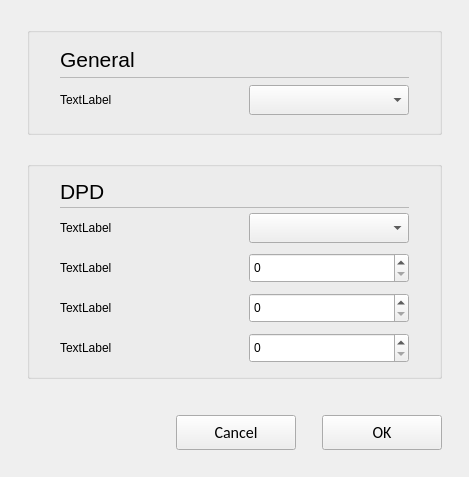
<?xml version="1.0" encoding="UTF-8"?>
<ui version="4.0">
 <class>C_SdNdeProgrammingOptions</class>
 <widget class="QWidget" name="C_SdNdeProgrammingOptions">
  <property name="geometry">
   <rect>
    <x>0</x>
    <y>0</y>
    <width>469</width>
    <height>477</height>
   </rect>
  </property>
  <property name="windowTitle">
   <string>Form</string>
  </property>
  <layout class="QVBoxLayout" name="verticalLayout">
   <property name="leftMargin">
    <number>27</number>
   </property>
   <property name="topMargin">
    <number>27</number>
   </property>
   <property name="rightMargin">
    <number>27</number>
   </property>
   <property name="bottomMargin">
    <number>0</number>
   </property>
   <item>
    <widget class="stw_opensyde_gui_elements::C_OgeGbx" name="pc_GroupBoxGeneral">
     <property name="title">
      <string/>
     </property>
     <layout class="QVBoxLayout" name="verticalLayout_5" stretch="0,0,0">
      <property name="spacing">
       <number>0</number>
      </property>
      <property name="leftMargin">
       <number>30</number>
      </property>
      <property name="rightMargin">
       <number>30</number>
      </property>
      <property name="bottomMargin">
       <number>13</number>
      </property>
      <item>
       <layout class="QHBoxLayout" name="horizontalLayout_6" stretch="0,1">
        <property name="spacing">
         <number>6</number>
        </property>
        <item>
         <widget class="stw_opensyde_gui_elements::C_OgeLabHeadingGroupBold" name="pc_LabelGeneral">
          <property name="minimumSize">
           <size>
            <width>0</width>
            <height>30</height>
           </size>
          </property>
          <property name="maximumSize">
           <size>
            <width>16777215</width>
            <height>30</height>
           </size>
          </property>
          <property name="font">
           <font>
            <family>Segoe UI</family>
            <pointsize>16</pointsize>
           </font>
          </property>
          <property name="text">
           <string>General</string>
          </property>
         </widget>
        </item>
        <item>
         <spacer name="horizontalSpacer_8">
          <property name="orientation">
           <enum>Qt::Horizontal</enum>
          </property>
          <property name="sizeHint" stdset="0">
           <size>
            <width>40</width>
            <height>1</height>
           </size>
          </property>
         </spacer>
        </item>
       </layout>
      </item>
      <item>
       <layout class="QHBoxLayout" name="horizontalLayout_19" stretch="0">
        <property name="spacing">
         <number>0</number>
        </property>
        <property name="topMargin">
         <number>1</number>
        </property>
        <property name="rightMargin">
         <number>0</number>
        </property>
        <property name="bottomMargin">
         <number>0</number>
        </property>
        <item>
         <widget class="stw_opensyde_gui_elements::C_OgeFrameSeparator" name="pc_Frame_2">
          <property name="minimumSize">
           <size>
            <width>0</width>
            <height>1</height>
           </size>
          </property>
          <property name="maximumSize">
           <size>
            <width>16777215</width>
            <height>1</height>
           </size>
          </property>
          <property name="frameShape">
           <enum>QFrame::StyledPanel</enum>
          </property>
          <property name="frameShadow">
           <enum>QFrame::Raised</enum>
          </property>
         </widget>
        </item>
       </layout>
      </item>
      <item>
       <layout class="QGridLayout" name="gridLayout_2">
        <property name="topMargin">
         <number>5</number>
        </property>
        <item row="0" column="0">
         <widget class="stw_opensyde_gui_elements::C_OgeLabGroupItem" name="pc_LabelScaling">
          <property name="text">
           <string>TextLabel</string>
          </property>
         </widget>
        </item>
        <item row="0" column="2">
         <widget class="stw_opensyde_gui_elements::C_OgeCbxText" name="pc_ComboBoxScaling">
          <property name="minimumSize">
           <size>
            <width>160</width>
            <height>30</height>
           </size>
          </property>
          <property name="maximumSize">
           <size>
            <width>160</width>
            <height>30</height>
           </size>
          </property>
         </widget>
        </item>
        <item row="0" column="1">
         <spacer name="horizontalSpacer_5">
          <property name="orientation">
           <enum>Qt::Horizontal</enum>
          </property>
          <property name="sizeHint" stdset="0">
           <size>
            <width>40</width>
            <height>20</height>
           </size>
          </property>
         </spacer>
        </item>
       </layout>
      </item>
     </layout>
    </widget>
   </item>
   <item>
    <spacer name="verticalSpacer">
     <property name="orientation">
      <enum>Qt::Vertical</enum>
     </property>
     <property name="sizeType">
      <enum>QSizePolicy::Fixed</enum>
     </property>
     <property name="sizeHint" stdset="0">
      <size>
       <width>20</width>
       <height>20</height>
      </size>
     </property>
    </spacer>
   </item>
   <item>
    <widget class="stw_opensyde_gui_elements::C_OgeGbx" name="pc_GroupBoxDPD">
     <property name="title">
      <string/>
     </property>
     <layout class="QVBoxLayout" name="verticalLayout_4" stretch="0,0,0">
      <property name="spacing">
       <number>0</number>
      </property>
      <property name="leftMargin">
       <number>30</number>
      </property>
      <property name="rightMargin">
       <number>30</number>
      </property>
      <property name="bottomMargin">
       <number>13</number>
      </property>
      <item>
       <layout class="QHBoxLayout" name="horizontalLayout_5" stretch="0,1">
        <property name="spacing">
         <number>6</number>
        </property>
        <item>
         <widget class="stw_opensyde_gui_elements::C_OgeLabHeadingGroupBold" name="pc_LabelDPDHeading">
          <property name="minimumSize">
           <size>
            <width>0</width>
            <height>30</height>
           </size>
          </property>
          <property name="maximumSize">
           <size>
            <width>16777215</width>
            <height>30</height>
           </size>
          </property>
          <property name="font">
           <font>
            <family>Segoe UI</family>
            <pointsize>16</pointsize>
           </font>
          </property>
          <property name="text">
           <string>DPD</string>
          </property>
         </widget>
        </item>
        <item>
         <spacer name="horizontalSpacer_7">
          <property name="orientation">
           <enum>Qt::Horizontal</enum>
          </property>
          <property name="sizeHint" stdset="0">
           <size>
            <width>40</width>
            <height>1</height>
           </size>
          </property>
         </spacer>
        </item>
       </layout>
      </item>
      <item>
       <layout class="QHBoxLayout" name="horizontalLayout_18" stretch="0">
        <property name="spacing">
         <number>0</number>
        </property>
        <property name="topMargin">
         <number>1</number>
        </property>
        <property name="rightMargin">
         <number>0</number>
        </property>
        <property name="bottomMargin">
         <number>0</number>
        </property>
        <item>
         <widget class="stw_opensyde_gui_elements::C_OgeFrameSeparator" name="pc_Frame">
          <property name="minimumSize">
           <size>
            <width>0</width>
            <height>1</height>
           </size>
          </property>
          <property name="maximumSize">
           <size>
            <width>16777215</width>
            <height>1</height>
           </size>
          </property>
          <property name="frameShape">
           <enum>QFrame::StyledPanel</enum>
          </property>
          <property name="frameShadow">
           <enum>QFrame::Raised</enum>
          </property>
         </widget>
        </item>
       </layout>
      </item>
      <item>
       <layout class="QGridLayout" name="gridLayout">
        <property name="topMargin">
         <number>5</number>
        </property>
        <property name="verticalSpacing">
         <number>10</number>
        </property>
        <item row="2" column="0">
         <widget class="stw_opensyde_gui_elements::C_OgeLabGroupItem" name="pc_LabelNBR">
          <property name="text">
           <string>TextLabel</string>
          </property>
         </widget>
        </item>
        <item row="3" column="0">
         <widget class="stw_opensyde_gui_elements::C_OgeLabGroupItem" name="pc_LabelMNO">
          <property name="text">
           <string>TextLabel</string>
          </property>
         </widget>
        </item>
        <item row="2" column="2">
         <widget class="stw_opensyde_gui_elements::C_OgeSpxNumber" name="pc_SpinBoxNBR">
          <property name="minimumSize">
           <size>
            <width>160</width>
            <height>30</height>
           </size>
          </property>
          <property name="maximumSize">
           <size>
            <width>160</width>
            <height>30</height>
           </size>
          </property>
         </widget>
        </item>
        <item row="3" column="2">
         <widget class="stw_opensyde_gui_elements::C_OgeSpxNumber" name="pc_SpinBoxParallelTransmissions">
          <property name="minimumSize">
           <size>
            <width>160</width>
            <height>30</height>
           </size>
          </property>
          <property name="maximumSize">
           <size>
            <width>160</width>
            <height>30</height>
           </size>
          </property>
         </widget>
        </item>
        <item row="1" column="0">
         <widget class="stw_opensyde_gui_elements::C_OgeLabGroupItem" name="pc_LabelNBT">
          <property name="text">
           <string>TextLabel</string>
          </property>
         </widget>
        </item>
        <item row="0" column="0">
         <widget class="stw_opensyde_gui_elements::C_OgeLabGroupItem" name="pc_LabelDPD">
          <property name="text">
           <string>TextLabel</string>
          </property>
         </widget>
        </item>
        <item row="0" column="2">
         <widget class="stw_opensyde_gui_elements::C_OgeCbxText" name="pc_ComboBoxDPD">
          <property name="minimumSize">
           <size>
            <width>160</width>
            <height>30</height>
           </size>
          </property>
          <property name="maximumSize">
           <size>
            <width>160</width>
            <height>30</height>
           </size>
          </property>
         </widget>
        </item>
        <item row="1" column="2">
         <widget class="stw_opensyde_gui_elements::C_OgeSpxNumber" name="pc_SpinBoxNBT">
          <property name="minimumSize">
           <size>
            <width>160</width>
            <height>30</height>
           </size>
          </property>
          <property name="maximumSize">
           <size>
            <width>160</width>
            <height>30</height>
           </size>
          </property>
         </widget>
        </item>
        <item row="0" column="1">
         <spacer name="horizontalSpacer_3">
          <property name="orientation">
           <enum>Qt::Horizontal</enum>
          </property>
          <property name="sizeHint" stdset="0">
           <size>
            <width>40</width>
            <height>20</height>
           </size>
          </property>
         </spacer>
        </item>
       </layout>
      </item>
     </layout>
    </widget>
   </item>
   <item>
    <spacer name="pc_VerticalSpacerButtonsObove">
     <property name="orientation">
      <enum>Qt::Vertical</enum>
     </property>
     <property name="sizeType">
      <enum>QSizePolicy::Fixed</enum>
     </property>
     <property name="sizeHint" stdset="0">
      <size>
       <width>20</width>
       <height>30</height>
      </size>
     </property>
    </spacer>
   </item>
   <item>
    <layout class="QHBoxLayout" name="horizontalLayout_22">
     <property name="rightMargin">
      <number>0</number>
     </property>
     <item>
      <spacer name="horizontalSpacer_9">
       <property name="orientation">
        <enum>Qt::Horizontal</enum>
       </property>
       <property name="sizeHint" stdset="0">
        <size>
         <width>40</width>
         <height>20</height>
        </size>
       </property>
      </spacer>
     </item>
     <item>
      <widget class="stw_opensyde_gui_elements::C_OgePubCancel" name="pc_BushButtonCancel">
       <property name="minimumSize">
        <size>
         <width>120</width>
         <height>35</height>
        </size>
       </property>
       <property name="maximumSize">
        <size>
         <width>120</width>
         <height>35</height>
        </size>
       </property>
       <property name="font">
        <font>
         <family>Calibri</family>
         <pointsize>12</pointsize>
        </font>
       </property>
       <property name="text">
        <string>Cancel</string>
       </property>
      </widget>
     </item>
     <item>
      <spacer name="horizontalSpacer_4">
       <property name="orientation">
        <enum>Qt::Horizontal</enum>
       </property>
       <property name="sizeType">
        <enum>QSizePolicy::Fixed</enum>
       </property>
       <property name="sizeHint" stdset="0">
        <size>
         <width>20</width>
         <height>20</height>
        </size>
       </property>
      </spacer>
     </item>
     <item>
      <widget class="stw_opensyde_gui_elements::C_OgePubDialog" name="pc_BushButtonOk">
       <property name="minimumSize">
        <size>
         <width>120</width>
         <height>35</height>
        </size>
       </property>
       <property name="maximumSize">
        <size>
         <width>120</width>
         <height>35</height>
        </size>
       </property>
       <property name="font">
        <font>
         <family>Calibri</family>
         <pointsize>12</pointsize>
        </font>
       </property>
       <property name="text">
        <string>OK</string>
       </property>
      </widget>
     </item>
    </layout>
   </item>
   <item>
    <spacer name="verticalSpacer_7">
     <property name="orientation">
      <enum>Qt::Vertical</enum>
     </property>
     <property name="sizeType">
      <enum>QSizePolicy::Fixed</enum>
     </property>
     <property name="sizeHint" stdset="0">
      <size>
       <width>20</width>
       <height>27</height>
      </size>
     </property>
    </spacer>
   </item>
  </layout>
 </widget>
 <customwidgets>
  <customwidget>
   <class>stw_opensyde_gui_elements::C_OgeLabGroupItem</class>
   <extends>QLabel</extends>
   <header>C_OgeLabGroupItem.h</header>
  </customwidget>
  <customwidget>
   <class>stw_opensyde_gui_elements::C_OgeCbxText</class>
   <extends>QComboBox</extends>
   <header>C_OgeCbxText.h</header>
  </customwidget>
  <customwidget>
   <class>stw_opensyde_gui_elements::C_OgeSpxNumber</class>
   <extends>QSpinBox</extends>
   <header>C_OgeSpxNumber.h</header>
  </customwidget>
  <customwidget>
   <class>stw_opensyde_gui_elements::C_OgeLabHeadingGroupBold</class>
   <extends>QLabel</extends>
   <header>C_OgeLabHeadingGroupBold.h</header>
  </customwidget>
  <customwidget>
   <class>stw_opensyde_gui_elements::C_OgeFrameSeparator</class>
   <extends>QFrame</extends>
   <header>C_OgeFrameSeparator.h</header>
   <container>1</container>
  </customwidget>
  <customwidget>
   <class>stw_opensyde_gui_elements::C_OgePubDialog</class>
   <extends>QPushButton</extends>
   <header>C_OgePubDialog.h</header>
  </customwidget>
  <customwidget>
   <class>stw_opensyde_gui_elements::C_OgeGbx</class>
   <extends>QGroupBox</extends>
   <header>C_OgeGbx.h</header>
   <container>1</container>
  </customwidget>
  <customwidget>
   <class>stw_opensyde_gui_elements::C_OgePubCancel</class>
   <extends>QPushButton</extends>
   <header>C_OgePubCancel.h</header>
  </customwidget>
 </customwidgets>
 <resources/>
 <connections/>
</ui>
